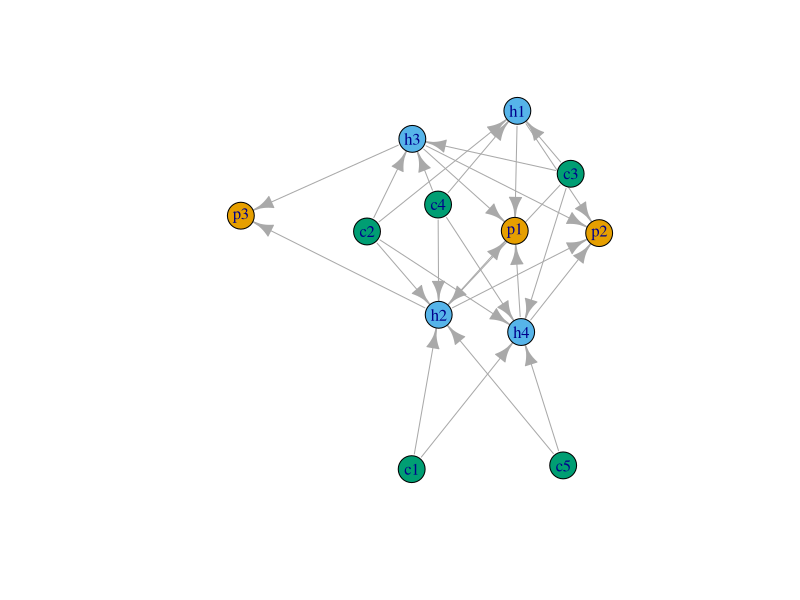
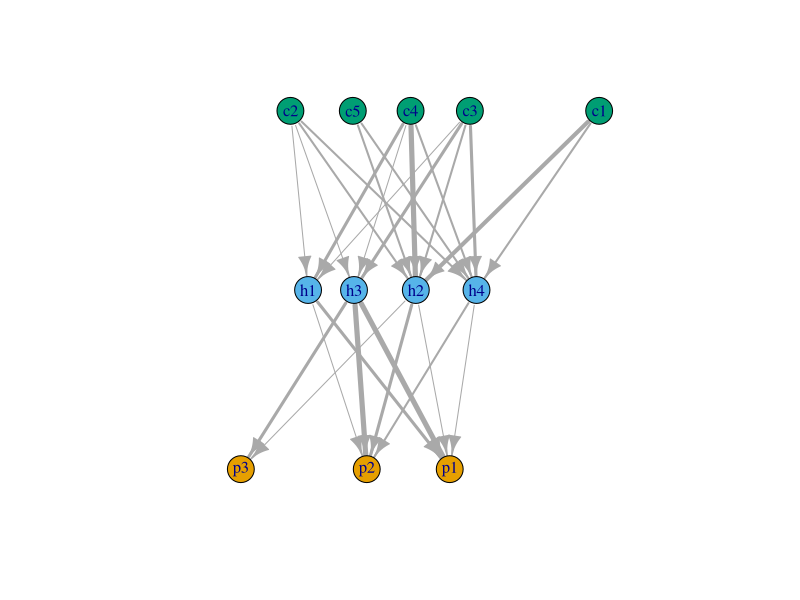

The R source for these figures, in order:
## ---- chunk 1
library(knitr)
render_markdown(strict=TRUE)
## ---- chunk 2
library(igraph)
set.seed(666)
# herbivore-plant
m_hp <- matrix( rbinom(12, 10, p=0.2), 4, 3)
dimnames(m_hp) <- list(
  consuming=paste0("h", seq(1, nrow(m_hp))),
  consumed=paste0("p", seq(1, ncol(m_hp)))
)
# carnivore-herbivore
m_ch <- matrix( rbinom(20, 10, p=0.2), 5, 4)
dimnames(m_ch) <- list(
  consuming=paste0("c", seq(1, nrow(m_ch))),
  consumed=paste0("h", seq(1, ncol(m_ch)))
)
## ---- chunk 3
m_hp
m_ch
## ---- chunk 4
el_hp <- as.data.frame(as.table(m_hp), stringsAsFactors = FALSE)
el_ch <- as.data.frame(as.table(m_ch), stringsAsFactors = FALSE)
el <- rbind(el_hp, el_ch)
g <- graph.data.frame( el[el$Freq != 0 , ]  )
V(g)$type <- substr(V(g)$name, 1, 1)
## ---- chunk 5
get.adjacency(g, sparse=FALSE, attr="Freq")
## ---- chunk 6
t <- match(V(g)$type, c("p", "h", "c") )
plot(g, vertex.color=t )
## ---- chunk 7
l <- layout_with_fr(g, miny=t, maxy=t  )
plot(g, vertex.color=t, layout=l, edge.width=E(g)$Freq)
